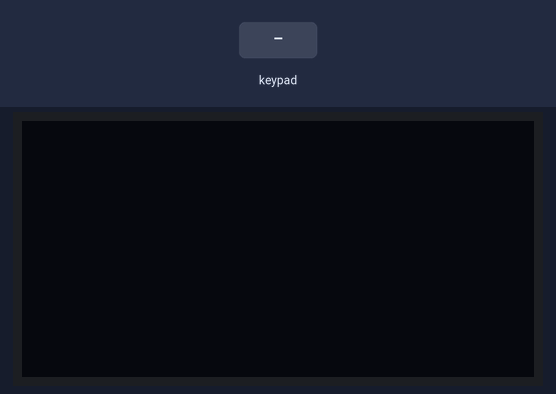
A sketch run on a simulated Arduino Uno, built with avr-gcc and run on an emulated ATmega328P. Parts: 128×64 one-colour display. The test bench sets the inputs (shaded band). What the sketch prints to the serial monitor is not drawn.

Above: at 1.2 s.
1.3 s: keypad keys 1 9 1 8 5 1 7 # pressed 0.4 s apart
At 5.0 s:
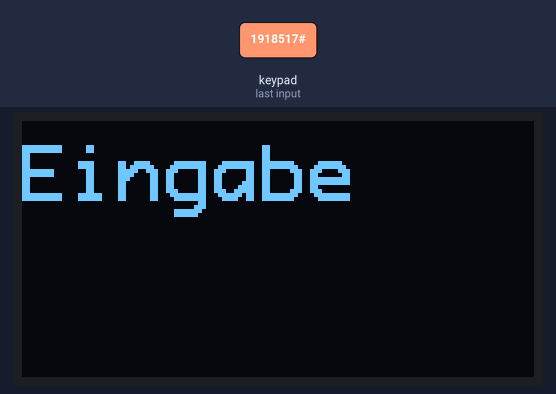
6.0 s: key 'A' pressed
At 7.2 s:
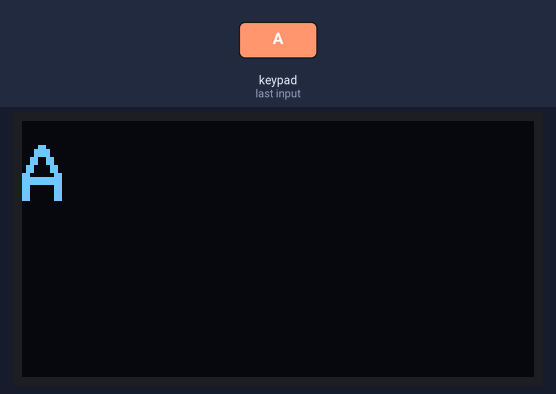
7.5 s: key 'B' pressed
At 8.7 s:
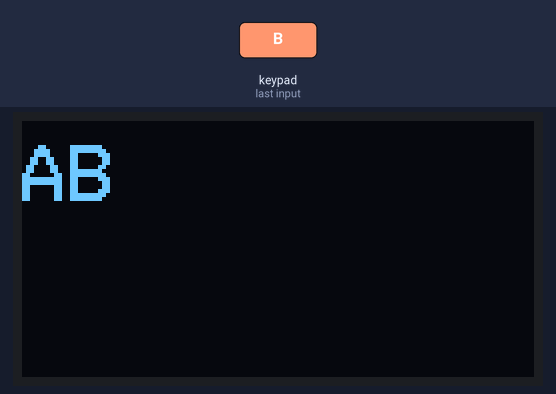
9.0 s: keypad keys 1 9 1 8 5 1 7 * pressed 0.4 s apart
At 12.2 s:
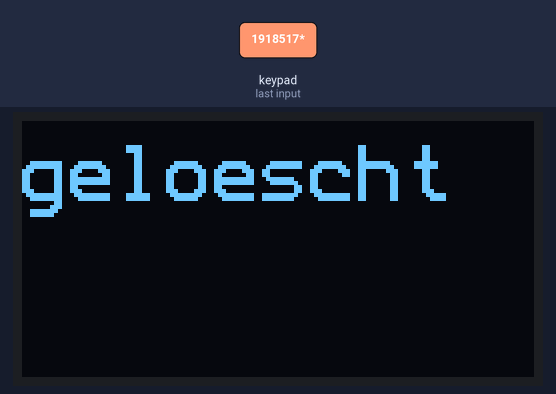
13.7 s: key 'C' pressed
At 14.1 s:
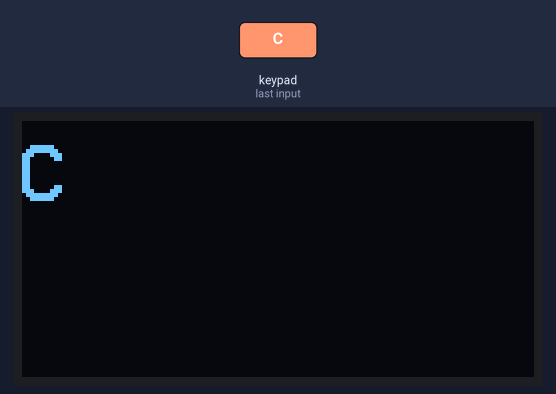
15.2 s: keypad keys 1 9 1 8 5 1 7 D pressed 0.4 s apart
At 18.4 s:
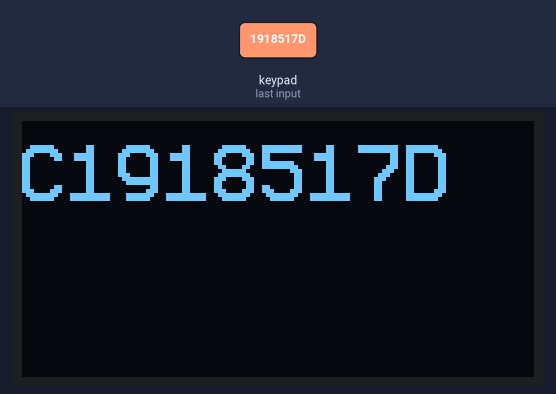
Timing chart, 0 to 19.9 s (numbered marks = the images above; inputs shaded):
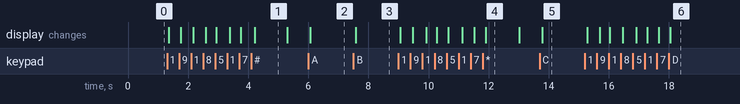

The sketch:

4x4_Oled_combine.ino
```cpp
#include <U8g2lib.h>
#include <Wire.h>
#include <Arduino.h>
#include <Keypad.h>

// === OLED Display ===
U8G2_SSD1306_128X64_NONAME_F_HW_I2C u8g2(U8G2_R0, U8X8_PIN_NONE);

// === Keypad-Konfiguration ===
#define ROW_NUM     4
#define COLUMN_NUM  4

char keys[ROW_NUM][COLUMN_NUM] = {
  {'1', '2', '3', 'A'},
  {'4', '5', '6', 'B'},
  {'7', '8', '9', 'C'},
  {'*', '0', '#', 'D'}
};

byte pin_rows[ROW_NUM]      = {19, 18, 5, 17};
byte pin_column[COLUMN_NUM] = {16, 4, 0, 2};

Keypad keypad = Keypad(makeKeymap(keys), pin_rows, pin_column, ROW_NUM, COLUMN_NUM);

// === Texteingabe & Statusvariablen ===
String txt = "";

bool showCleared = false;
unsigned long clearedTime = 0;

bool showSubmitted = false;
unsigned long submittedTime = 0;

// === Funktion zur Anzeige auf dem OLED ===
void drawOnDisplay(String txt) {
  u8g2.firstPage();
  do {
    u8g2.setFont(u8g2_font_profont22_tr);  // Gut lesbare Schrift
    u8g2.drawStr(0, 20, txt.c_str());
  } while (u8g2.nextPage());
}

// === Setup ===
void setup() {
  u8g2.begin();
  Serial.begin(9600);
}

// === Loop ===
void loop() {
  char key = keypad.getKey();

  if (key) {
    Serial.println(key);

    if (key == '*') {
      txt = "";
      showCleared = true;
      clearedTime = millis();
    } else if (key == '#') {
      Serial.println("Eingabe abgeschlossen: " + txt);
      txt = "";
      showSubmitted = true;
      submittedTime = millis();
    } else {
      txt += key;
    }
  }

  // === Anzeige steuern ===
  if (showCleared) {
    drawOnDisplay("geloescht");
    if (millis() - clearedTime > 1000) {
      showCleared = false;
    }
  } else if (showSubmitted) {
    drawOnDisplay("Eingabe");
    if (millis() - submittedTime > 1000) {
      showSubmitted = false;
    }
  } else {
    drawOnDisplay(txt);
  }

  delay(50);  // Kurze Pause zur Entlastung des Systems
}
```

Measured:
- after the input at 1.3 s, the display: first changes after 0.06 s (image 1 shows a later state)
- after the input at 6.0 s, the display: changes after 0.06 s (image 2)
- after the input at 7.5 s, the display: changes after 0.08 s (image 3)
- after the input at 9.0 s, the display: first changes after 0.06 s (image 4 shows a later state)
- after the input at 13.7 s, the display: changes after 0.09 s (image 5)
- after the input at 15.2 s, the display: first changes after 0.09 s (image 6 shows a later state)
- what the display in image 1 shows lasts 1.1 s, from 4.2 s to 5.3 s
